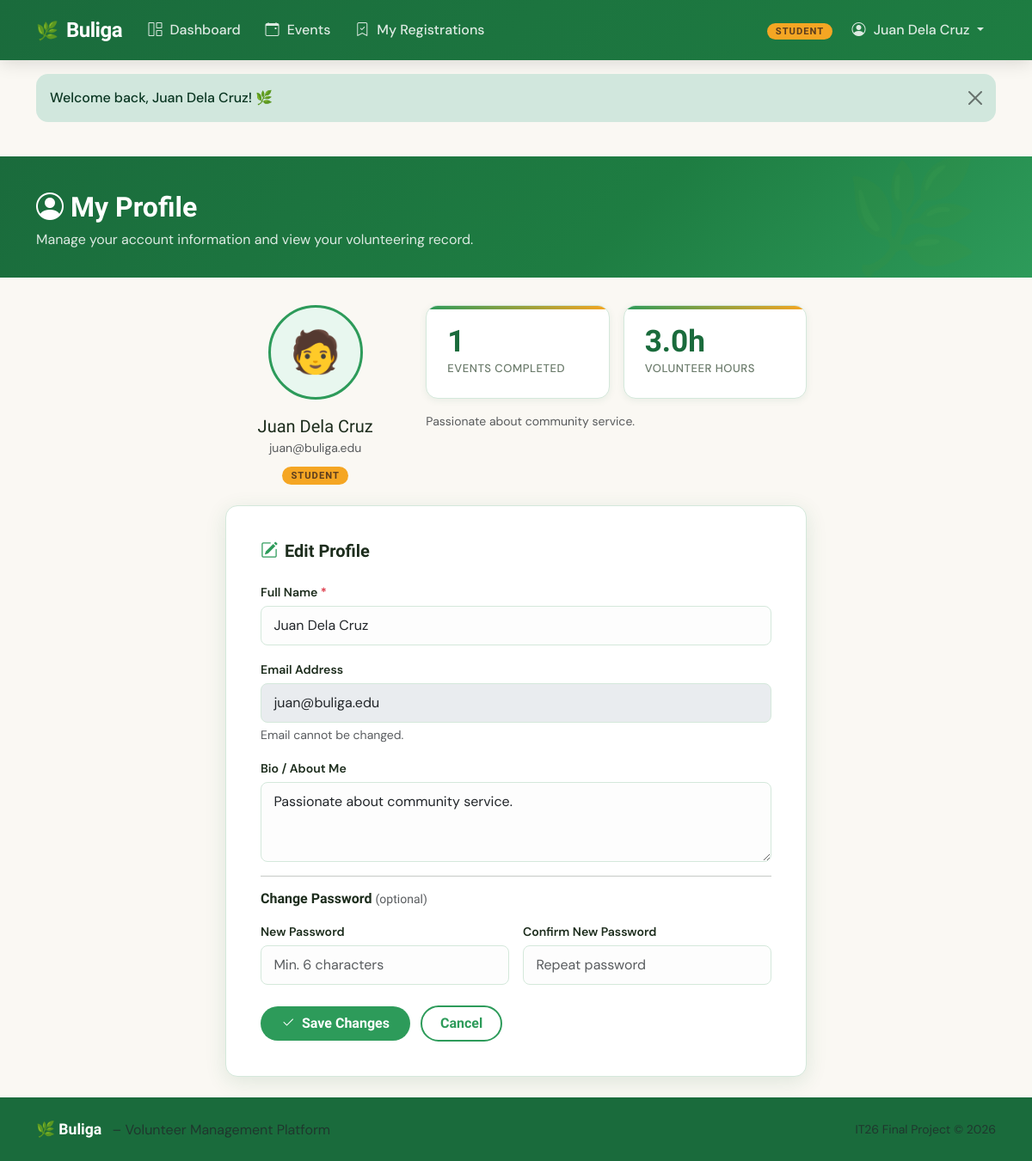
/student/profile.php (signed in), run on the app's committed database.
### tables this page shows
CREATE TABLE users (
    id          INT AUTO_INCREMENT PRIMARY KEY,
    full_name   VARCHAR(150)    NOT NULL,
    email       VARCHAR(180)    NOT NULL UNIQUE,
    password    VARCHAR(255)    NOT NULL,                     
    role        ENUM('student','organizer') NOT NULL DEFAULT 'student',
    avatar_url  VARCHAR(255)    DEFAULT NULL,
    bio         TEXT            DEFAULT NULL,
    created_at  DATETIME        DEFAULT CURRENT_TIMESTAMP,
    updated_at  DATETIME        DEFAULT CURRENT_TIMESTAMP ON UPDATE CURRENT_TIMESTAMP
);

### student/profile.php (the view, shortened to what this page needs)
<?php
$db  = getDB();
$uid = currentUserId();
$stmt = $db->prepare("SELECT * FROM users WHERE id = ?");
$stmt->execute([$uid]);
$stmt->execute([$uid]);
$user = $stmt->fetch();
$sumStmt = $db->prepare("
    SELECT COUNT(*) AS total, COALESCE(SUM(hours_rendered),0) AS hours
    FROM registrations WHERE student_id = ? AND status = 'completed'
");
$sumStmt->execute([$uid]);
$summary = $sumStmt->fetch();
require_once __DIR__ . '/../includes/header.php';
?>
<div class="page-hero">
    <div class="container">
        <h1><i class="bi bi-person-circle me-2"></i>My Profile</h1>
        <p>Manage your account information and view your volunteering record.</p>
    </div>
</div>
<div class="container" style="max-width:700px;">
    <div class="row g-4 mb-4">
        <div class="col-sm-4 text-center">
            <div style="width:110px;height:110px;border-radius:50%;background:var(--green-pale);
                        border:3px solid var(--green-mid);display:flex;align-items:center;
                        justify-content:center;font-size:3rem;margin:0 auto 1rem;">
                🧑
            </div>
            <div class="fw-sora fs-5"><?= htmlspecialchars($user['full_name']) ?></div>
            <div class="small text-muted"><?= htmlspecialchars($user['email']) ?></div>
            <div class="mt-2">
                <span class="role-badge"><?= ucfirst($user['role']) ?></span>
            </div>
        </div>
        <div class="col-sm-8">
            <div class="row g-3">
                <div class="col-6">
                    <div class="stat-card">
                        <div class="stat-value"><?= $summary['total'] ?></div>
                        <div class="stat-label">Events Completed</div>
                    </div>
                </div>
                <div class="col-6">
                    <div class="stat-card">
                        <div class="stat-value"><?= number_format($summary['hours'], 1) ?>h</div>
                        <div class="stat-label">Volunteer Hours</div>
                    </div>
                </div>
            </div>
            <?php if ($user['bio']): ?>
                <p class="mt-3 text-muted small"><?= nl2br(htmlspecialchars($user['bio'])) ?></p>
            <?php endif; ?>
        </div>
    </div>
    <div class="buliga-form-card">
        <h5 class="fw-sora mb-4"><i class="bi bi-pencil-square me-2 text-green"></i>Edit Profile</h5>
        <form method="POST">
            <div class="mb-3">
                <label class="form-label">Full Name <span class="text-danger">*</span></label>
                <input type="text" name="full_name" class="form-control"
                       value="<?= htmlspecialchars($user['full_name']) ?>" required />
            </div>
            <div class="mb-3">
                <label class="form-label">Email Address</label>
                <input type="email" class="form-control"
                       value="<?= htmlspecialchars($user['email']) ?>" disabled />
                <div class="form-text">Email cannot be changed.</div>
            </div>
            <div class="mb-3">
                <label class="form-label">Bio / About Me</label>
                <textarea name="bio" class="form-control" rows="3"
                          placeholder="Tell others about your passion for volunteering…"><?= htmlspecialchars($user['bio'] ?? '') ?></textarea>
            </div>
            <hr />
            <h6 class="fw-sora mb-3">Change Password <span class="text-muted fw-normal small">(optional)</span></h6>
            <div class="row g-3">
                <div class="col-sm-6">
                    <label class="form-label">New Password</label>
                    <input type="password" name="new_password" class="form-control"
                           placeholder="Min. 6 characters" />
                </div>
                <div class="col-sm-6">
                    <label class="form-label">Confirm New Password</label>
                    <input type="password" name="confirm_password" class="form-control"
                           placeholder="Repeat password" />
                </div>
            </div>
            <div class="mt-4">
                <button type="submit" class="btn btn-green px-4">
                    <i class="bi bi-check2 me-2"></i>Save Changes
                </button>
                <a href="javascript:history.back()" class="btn btn-outline-buliga ms-2">Cancel</a>
            </div>
        </form>
    </div>
</div>
<?php require_once __DIR__ . '/../includes/footer.php'; ?>

### assets/css/buliga.css (style rules this page uses)
:root { --green-deep: #1a6b3c; --green-mid: #2d9b5a; --green-light: #5bbf85; --green-pale: #e8f7ef; --amber: #f5a623; --amber-dark: #c47d0e; --amber-light: #fff4e0; --soil: #5c3d1e; --cream: #faf8f3; --text-dark: #1c2c1c; --text-muted: #6b7b6b; --surface: #ffffff; --border: #d4e8db; --shadow-sm: 0 2px 8px rgba(26,107,60,.08); --shadow-md: 0 6px 24px rgba(26,107,60,.12); --shadow-lg: 0 16px 48px rgba(26,107,60,.16); --radius: 14px; --radius-sm: 8px; --radius-pill: 999px; }
*, *::before, *::after { box-sizing: border-box; }
body { font-family: 'DM Sans', sans-serif; background: var(--cream); color: var(--text-dark); min-height: 100vh; display: flex; flex-direction: column; }
h1, h2, h3, h4, h5, h6, .buliga-brand, .display-title { font-family: 'Sora', sans-serif; font-weight: 700; }
a { color: var(--green-mid); text-decoration: none; }
.role-badge { background: var(--amber); color: var(--soil); font-family: 'Sora', sans-serif; font-size: 0.7rem; font-weight: 700; letter-spacing: 1px; text-transform: uppercase; padding: 4px 10px; border-radius: var(--radius-pill); }
.btn-green { background: var(--green-mid); color: #fff; font-family: 'Sora', sans-serif; font-weight: 600; border: none; border-radius: var(--radius-pill); padding: 0.5rem 1.4rem; transition: background 0.2s, transform 0.15s; }
.btn-outline-buliga { background: transparent; border: 2px solid var(--green-mid); color: var(--green-mid); font-family: 'Sora', sans-serif; font-weight: 600; border-radius: var(--radius-pill); padding: 0.45rem 1.3rem; transition: all 0.2s; }
.stat-card { background: var(--surface); border: 1px solid var(--border); border-radius: var(--radius); padding: 1.5rem; box-shadow: var(--shadow-sm); position: relative; overflow: hidden; }
.stat-card::before { content: ''; position: absolute; top: 0; left: 0; right: 0; height: 4px; background: linear-gradient(90deg, var(--green-mid), var(--amber)); }
.stat-card .stat-value { font-family: 'Sora', sans-serif; font-size: 2.2rem; font-weight: 800; color: var(--green-deep); line-height: 1; }
.stat-card .stat-label { font-size: 0.82rem; color: var(--text-muted); font-weight: 500; text-transform: uppercase; letter-spacing: 0.5px; margin-top: 4px; }
.page-hero { background: linear-gradient(135deg, var(--green-deep) 0%, #1e7d42 60%, #2d9b5a 100%); color: #fff; padding: 2.5rem 0 2rem; margin-bottom: 2rem; position: relative; overflow: hidden; }
.page-hero::after { content: '🌿'; position: absolute; right: 5%; top: 50%; transform: translateY(-50%); font-size: 8rem; opacity: 0.08; pointer-events: none; }
.page-hero h1 { font-size: 2rem; margin-bottom: 0.4rem; }
.page-hero p { opacity: 0.85; margin-bottom: 0; }
.buliga-form-card { background: var(--surface); border: 1px solid var(--border); border-radius: var(--radius); box-shadow: var(--shadow-md); padding: 2.5rem; }
.form-label { font-weight: 600; font-size: 0.88rem; color: var(--text-dark); margin-bottom: 0.35rem; }
.form-control, .form-select { border: 1.5px solid var(--border); border-radius: var(--radius-sm); padding: 0.6rem 0.9rem; transition: border-color 0.2s, box-shadow 0.2s; background: #fdfdfd; }
.text-green { color: var(--green-mid) !important; }
.fw-sora { font-family: 'Sora', sans-serif; }

### data on the page
users: full_name "Juan Dela Cruz", email "juan@buliga.edu", role "STUDENT", bio "Passionate about community service."

### other printed values
$role "STUDENT"
$_SESSION['full_name'] "Juan Dela Cruz"
$flash['message'] "Welcome back, Juan Dela Cruz! 🌿"
$summary['total'] "1"
$summary['hours'] "3.0"
